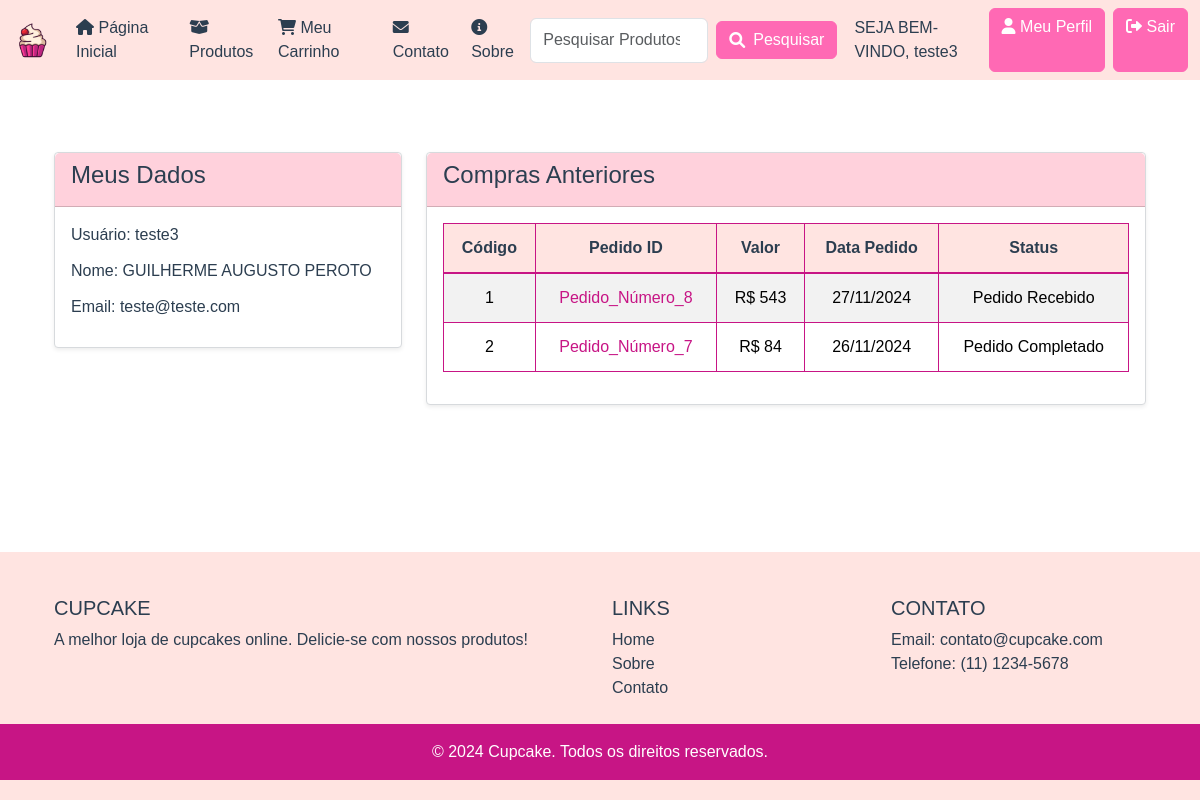
Before: /perfil/ (signed in) with the older database file.
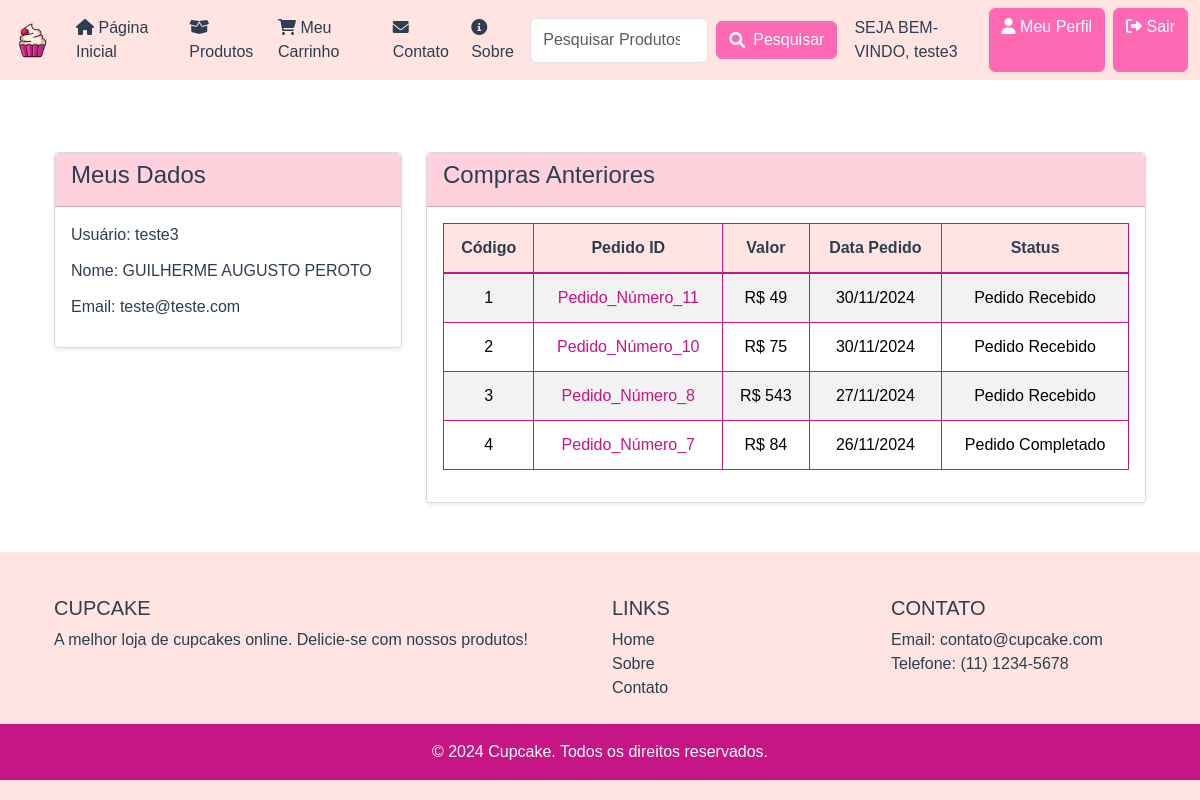
After: the same page with the newer database file.
### cake/models.py (models this page shows, shortened)
class Cliente(models.Model):
    user = models.OneToOneField(User, on_delete=models.CASCADE)
    nome = models.CharField(max_length=200)

class OrdemPedido(models.Model):
    carrinho = models.OneToOneField(Carrinho, on_delete=models.CASCADE)
    ordenado_por = models.CharField(max_length=200)
    cep = models.PositiveIntegerField()
    cidade = models.CharField(max_length=200)
    estado = models.CharField(max_length=2)
    rua = models.CharField(max_length=200)
    numero = models.CharField(max_length=200)
    telefone = models.CharField(max_length=12)
    email = models.EmailField(null=True, blank=True)
    subtotal = models.PositiveIntegerField()
    total = models.PositiveIntegerField()
    pedido_status = models.CharField(max_length=50, choices=PEDIDO_STATUS)
    criado_em = models.DateTimeField(auto_now_add=True)
    metodo_pagamento = models.CharField(max_length=50, null=True, blank=True)
    numero_cartao = models.CharField(max_length=20, null=True, blank=True)
    nome_cartao = models.CharField(max_length=100, null=True, blank=True)
    validade_cartao = models.CharField(max_length=5, null=True, blank=True)
    cvv_cartao = models.CharField(max_length=4, null=True, blank=True)

### cake/views.py (the view)
# urls.py: path("perfil/", perfilclienteView.as_view(), name="perfilcliente"),
class perfilclienteView(TemplateView):
    template_name = "clienteperfil.html"
    def dispatch(self,request,*args, **kwargs):
        if request.user.is_authenticated and Cliente.objects.filter(user=request.user).exists():
            pass
        else:
            return redirect("/entrar/?next=/perfil/")
        return super().dispatch(request, *args, **kwargs)
    def get_context_data(self, **kwargs):
        context = super().get_context_data(**kwargs)
        cliente = self.request.user.cliente
        context['cliente'] = cliente
        pedidos = OrdemPedido.objects.filter(carrinho__cliente=cliente).order_by("-id")
        context ['pedidos'] = pedidos
        return context

### templates/clienteperfil.html
{% extends 'base.html' %}
{% block content %}
<div class="container mt-4">
    <div class="row">
        <div class="col-md-4">
            <div class="card shadow-sm">
                <div class="card-header bg-pink text-white">
                    <h4>Meus Dados</h4>
                </div>
                <div class="card-body">
                    <p><span class="font-weight-bold text-dark">Usuário:</span> {{ cliente.user.username }}</p>
                    <p><span class="font-weight-bold text-dark">Nome:</span> {{ cliente.nome }}</p>
                    <p><span class="font-weight-bold text-dark">Email:</span> {{ cliente.user.email }}</p>
                </div>
            </div>
        </div>
        <div class="col-md-8">
            <div class="card shadow-sm">
                <div class="card-header bg-pink text-white">
                    <h4>Compras Anteriores</h4>
                </div>
                <div class="card-body">
                    <table class="table table-striped table-bordered">
                        <thead class="bg-light-pink text-dark">
                            <tr>
                                <th>Código</th>
                                <th>Pedido ID</th>
                                <th>Valor</th>
                                <th>Data Pedido</th>
                                <th>Status</th>
                            </tr>
                        </thead>
                        <tbody>
                            {% for pedido in pedidos %}
                            <tr>
                                <td>{{ forloop.counter }}</td>
                                <td><a href="{% url 'cake:perfilpedidodetalhe' pedido.pk %}">Pedido_Número_{{ pedido.id }}</a></td>
                                <td>R$ {{ pedido.total }}</td>
                                <td>{{ pedido.criado_em|date:"d/m/Y" }}</td>
                                <td>{{ pedido.pedido_status }}</td>
                            </tr>
                            {% endfor %}
                        </tbody>
                    </table>
                </div>
            </div>
        </div>
    </div>
</div>
{% endblock %}

### templates/base.html (shortened to what this page needs)
<!DOCTYPE html>
<html lang="en">
<head>
    {% load static %}
    <link href="https://cdn.jsdelivr.net/npm/bootstrap@5.3.3/dist/css/bootstrap.min.css" rel="stylesheet">
    <link rel="stylesheet" href="{% static 'css/style.css' %}">
    <link rel="stylesheet" href="https://cdnjs.cloudflare.com/ajax/libs/font-awesome/6.0.0-beta3/css/all.min.css">
</head>
<body class="d-flex flex-column min-vh-100">
    <nav class="navbar navbar-expand-lg navbar-light bg-light">
        <div class="container-fluid">
            <a class="navbar-brand" href="{% url 'cake:home' %}"><img src="/static/images/cupcake-logo.png" style="width:40px;"></a>
            <div class="collapse navbar-collapse" id="navbarNav">
                <ul class="navbar-nav me-auto mb-2 mb-lg-0">
                    <li class="nav-item">
                        <a class="nav-link {% if request.resolver_match.url_name == 'home' %}active{% endif %}" aria-current="page" href="{% url 'cake:home' %}"><i class="fas fa-home"></i> Página Inicial</a>
                    </li>
                    <li class="nav-item">
                        <a class="nav-link {% if request.resolver_match.url_name == 'lista-de-produtos' %}active{% endif %}" href="{% url 'cake:lista-de-produtos' %}"><i class="fas fa-box-open"></i> Produtos</a>
                    </li>
                    <li class="nav-item">
                        <a class="nav-link {% if request.resolver_match.url_name == 'meucarrinho' %}active{% endif %}" href="{% url 'cake:meucarrinho' %}"><i class="fas fa-shopping-cart"></i> Meu Carrinho</a>
                    </li>
                    <li class="nav-item">
                        <a class="nav-link {% if request.resolver_match.url_name == 'contato' %}active{% endif %}" href="{% url 'cake:contato' %}"><i class="fas fa-envelope"></i> Contato</a>
                    </li>
                    <li class="nav-item">
                        <a class="nav-link {% if request.resolver_match.url_name == 'sobre' %}active{% endif %}" href="{% url 'cake:sobre' %}"><i class="fas fa-info-circle"></i> Sobre</a>
                    </li>
                </ul>
                <form class="d-flex align-items-center" action="{% url 'cake:pesquisar' %}" method="GET" style="margin-right: 9px;">
                    <input class="form-control me-2 search-form-input" type="search" name="keyword" placeholder="Pesquisar Produtos" aria-label="Search" required>
                    <button class="btn btn-outline-success d-flex align-items-center" type="submit">
                        <i class="fas fa-search me-2"></i> Pesquisar
                    </button>
                </form>
            </div>
            <div class="d-flex">
                {% if request.user.cliente %}
                    <span class="navbar-text me-2" style="margin-left: 0.5rem !important;">
                        SEJA BEM-VINDO, {{ request.user.username }}
                    </span>
                    <a class="btn btn-outline-secondary me-2" href="{% url 'cake:perfilcliente' %}"><i class="fas fa-user"></i> Meu Perfil</a>
                    <a class="btn btn-outline-danger" href="{% url 'cake:saircliente' %}"><i class="fas fa-sign-out-alt"></i> Sair</a>
                {% else %}
                    <a class="btn btn-outline-primary me-2" href="{% url 'cake:registrarcliente' %}"><i class="fas fa-user-plus"></i> Criar Conta</a>
                    <a class="btn btn-outline-secondary" href="{% url 'cake:entrarcliente' %}"><i class="fas fa-sign-in-alt"></i> Fazer Login</a>
                {% endif %}
            </div>
        </div>
    </nav>
    <div class="container mt-5 flex-grow-1">
        {% block content %}
        {% endblock %}
    </div>
    {% include 'footer.html' %}
</body>
</html>

### templates/footer.html
<footer class="bg-light text-center text-lg-start">
    <div class="container p-4">
        <div class="row">
            <div class="col-lg-6 col-md-12 mb-4 mb-md-0">
                <h5 class="text-uppercase text-dark">Cupcake</h5>
                <p class="text-dark">A melhor loja de cupcakes online. Delicie-se com nossos produtos!</p>
            </div>
            <div class="col-lg-3 col-md-6 mb-4 mb-md-0">
                <h5 class="text-uppercase text-dark">Links</h5>
                <ul class="list-unstyled mb-0">
                    <li>
                        <a href="{% url 'cake:home' %}" class="text-dark">Home</a>
                    </li>
                    <li>
                        <a href="{% url 'cake:sobre' %}" class="text-dark">Sobre</a>
                    </li>
                    <li>
                        <a href="{% url 'cake:contato' %}" class="text-dark">Contato</a>
                    </li>
                </ul>
            </div>
            <div class="col-lg-3 col-md-6 mb-4 mb-md-0">
                <h5 class="text-uppercase text-dark">Contato</h5>
                <ul class="list-unstyled mb-0">
                    <li>
                        <a href="mailto:contato@cupcake.com" class="text-dark">Email: contato@cupcake.com</a>
                    </li>
                    <li>
                        <a href="tel:+551112345678" class="text-dark">Telefone: (11) 1234-5678</a>
                    </li>
                </ul>
            </div>
        </div>
    </div>
    <div class="text-center p-3 bg-dark text-white">
        © 2024 Cupcake. Todos os direitos reservados.
    </div>
</footer>

### cake/static/css/style.css (style rules this page uses)
body, h1, h2, h3, h4, h5, h6, p, a, .btn, .navbar, .card, .container { font-family: 'Arial', sans-serif; color: #2c3e50; }
a { text-decoration: none; }
.navbar-light { background-color: #ff69b4; }
.navbar-light .navbar-brand, .navbar-light .navbar-nav .nav-link, .navbar-light .navbar-text { color: #2c3e50; }
.btn-outline-success, .btn-outline-primary, .btn-outline-secondary, .btn-outline-danger, .btn-warning, .btn-primary, .btn-secondary { color: #ffffff; background-color: #ff69b4; border-color: #ff69b4; }
.table-striped tbody tr:nth-of-type(odd) { background-color: #ffe4e1; }
.table thead th { background-color: #ffb6c1; color: #ffffff; border-bottom: 2px solid #c71585; }
.table th, .table td { border: 1px solid #c71585; padding: 0.75rem; }
.table td { vertical-align: middle; }
.table th { text-align: center; vertical-align: middle; }
.bg-light { background-color: #ffe4e1 !important; }
.text-dark { color: #2c3e50 !important; }
.bg-light-pink { background-color: #ffe4e1 !important; }
.bg-pink { background-color: #ffd1dc !important; }
footer { background-color: #ff69b4; padding: 20px 0; }
footer .text-dark { color: #2c3e50 !important; }
footer .bg-dark { background-color: #c71585 !important; color: #ffffff; }
footer a { color: #ffffff; }
body { display: flex; flex-direction: column; min-height: 100vh; }
.flex-grow-1 { flex-grow: 1; }
.card { border: none; border-radius: 10px; }
.form-control { height: 45px; font-size: 1rem; width: 100%; }
.card { border: 1px solid #d7dadd; border-radius: 4px; }
.form-control { height: 45px; font-size: 1rem; }
.card-header.bg-pink { background-color: #ff69b4; }
.card-body p { margin-bottom: 0.75rem; }
.table thead th { background-color: #ffe4e1; color: #2c3e50; text-align: center; }
.table tbody td { text-align: center; vertical-align: middle; }
.table tbody a { color: #c71585; text-decoration: none; }
.form-control.me-2 { margin-right: 1rem; flex: 0 1 250px; }
.navbar .btn { flex: 0 0 auto; }

Changed rows visible on the page:
added OrdemPedido: id "11", total "49", criado_em "30/11/2024", pedido_status "Pedido Recebido"
added OrdemPedido: id "10", total "75", criado_em "30/11/2024", pedido_status "Pedido Recebido"
